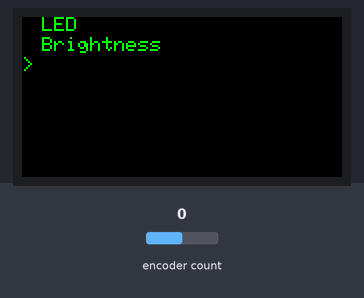
A sketch run on a simulated Arduino Uno, built with avr-gcc and run on an emulated ATmega328P. On the bench: 160×80 colour display. Inputs (shaded band) come from the test bench; at power-on: encoder count 0. What the sketch prints to the serial monitor is not drawn.

Above: at 1.4 s.
1.5 s: encoder count set to 1
At 2.2 s:
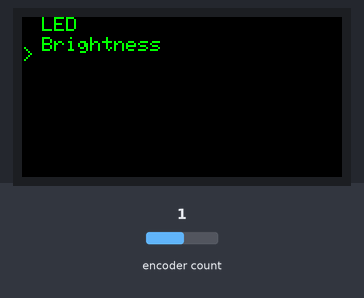
4.5 s: encoder count set to 5
7.5 s: encoder count set to 6
10.5 s: encoder count set to 7
13.5 s: encoder count set to 8
16.5 s: encoder count set to 9
Timing chart, 0 to 19.5 s (numbered marks = the images above; inputs shaded):
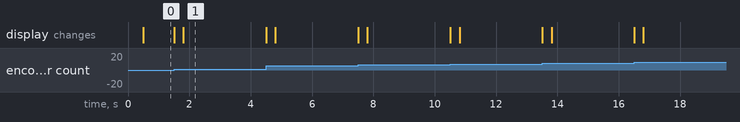

Measured:
- after the input at 1.5 s, the display: first changes at once (image 1 shows a later state)

The sketch:

Menu_ST7735.ino
```cpp
#include <Arduino.h>
#include <RotaryEncoder.h>
#include <Adafruit_GFX.h>     // Core graphics library
#include <Adafruit_ST7735.h>  // Hardware-specific library
#include <SPI.h>

//#if defined(ARDUINO_AVR_UNO) || defined(ARDUINO_AVR_NANO_EVERY)
// Example for Arduino UNO with input signals on pin 2 and 3
//#define PIN_IN1 6
//#define PIN_IN2 7

//#elif defined(ESP8266)
// Example for ESP8266 NodeMCU with input signals on pin D5 and D6
//#define PIN_IN1 D5
//#define PIN_IN2 D6

//#endif

#define PIN_IN1 6
#define PIN_IN2 7
#define pinButton 12
#define debounce 300

// Setup a RotaryEncoder with 4 steps per latch for the 2 signal input pins:
// RotaryEncoder encoder(PIN_IN1, PIN_IN2, RotaryEncoder::LatchMode::FOUR3);

// Setup a RotaryEncoder with 2 steps per latch for the 2 signal input pins:
RotaryEncoder encoder(PIN_IN1, PIN_IN2, RotaryEncoder::LatchMode::TWO03);

//Arduino Uno/Nano Pins:
//GND = GND
//VCC = 5v
//DC = 8
//RES = 9
//CS = 10
//SDA = 11
//SCL = 13

#define TFT_CS 10
#define TFT_RST 9
#define TFT_DC 8

Adafruit_ST7735 tft = Adafruit_ST7735(TFT_CS, TFT_DC, TFT_RST);

// Menu names
char *menuMain[] = { "LED", "Brightness" };
char *menuLED[] = { "On", "Off" };
int numPage = 0;
int menuRowCount = 0;
int pixelsPerRow = 10;
int cursorPos = 20;

void setup() {
  pinMode(pinButton, INPUT_PULLUP);
  Serial.begin(9600);
  tft.initR(INITR_MINI160x80);
  tft.invertDisplay(true);
  tft.setRotation(1);
  tft.fillScreen(ST7735_BLACK);
  tft.setTextSize(1);
}

void menuTitle(const char *text) {
  tft.setCursor(5, 5);
  tft.setTextColor(ST7735_ORANGE);
  tft.print(text);
  tft.drawLine(0, 15, 160, 15, ST7735_ORANGE);
}

void menu_populator(char *menu_name_list[]) {
  tft.fillScreen(ST7735_BLACK);
  tft.setTextSize(1);
  tft.setTextColor(ST7735_GREEN);

  // Populating menu items to screen
  for (int i = 0; i < menuRowCount; i++) {
    tft.setCursor(10, pixelsPerRow * i);
    tft.print(menu_name_list[i]);
  }

  // Menu walker buy up and down buttons
  if ((int)(encoder.getDirection()) == 1) {
    delay(200);
    cursorPos = cursorPos + pixelsPerRow;

    if (cursorPos > ((menuRowCount - 1) * pixelsPerRow)) {
      cursorPos = 15;
    }
  }

  if ((int)(encoder.getDirection()) == -1) {
    delay(200);
    cursorPos = cursorPos - pixelsPerRow;

    if (cursorPos < 0) {
      cursorPos = ((menuRowCount - 1) * pixelsPerRow);
    }
  }

  // Placing cursor symbol
  tft.setCursor(0, cursorPos);
  tft.print(">");
}

void loop() {
  static int pos = 0;
  encoder.tick();

  int chevronPosition = 5;
  int newPos = encoder.getPosition();
  Serial.print(newPos);

  if (pos != newPos && (int)(encoder.getDirection()) == 1) {
    chevronPosition = chevronPosition + 10;
    tft.setCursor(5, chevronPosition);
    tft.print(">");
    pos = newPos;
  } else if (pos != newPos && (int)(encoder.getDirection()) == -1) {
    chevronPosition = chevronPosition - 10;
    tft.setCursor(5, chevronPosition);
    tft.print(">");
    pos = newPos;
  }


  // int newPos = encoder.getPosition();
  // if (pos != newPos) {
  //   if (newPos % 2 == 0) {
  //     Serial.print("pos:");
  //     Serial.print(newPos/2);
  //     Serial.print(" dir:");
  //     Serial.println((int)(encoder.getDirection()));
  //   }

  //   pos = newPos;
  // }


  // Check page number
  switch (numPage) {
    case 0:
      menuTitle("Main menu");
      menu_populator(menuMain);
      menuRowCount = 2;
      break;
    case 1:
      menuTitle("LED");
      menu_populator(menuLED);
      menuRowCount = 2;
      break;
  }
}
```
